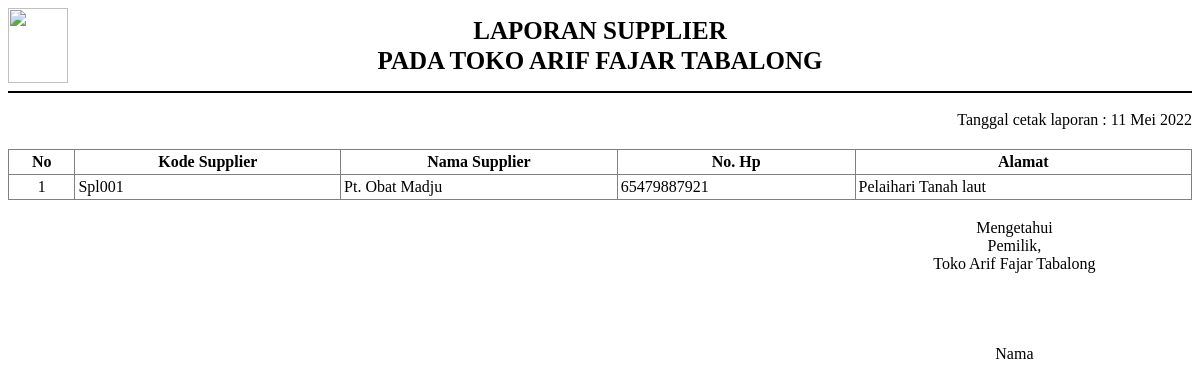
Screenshot of /admin/laporan/supplier.php (signed in) with the database file from the repository.
### tables this page shows
CREATE TABLE `supplier`  (
  `kode_supplier` varchar(20) NOT NULL,
  `nama_supplier` varchar(100) NULL DEFAULT NULL,
  `no_hp` varchar(15) NULL DEFAULT NULL,
  `alamat` text NULL,
  PRIMARY KEY (`kode_supplier`) USING BTREE
);

### config/config.php (called while the page is built, shortened)
<?php
function base_url($url = null)
{
    $base_url = "http://localhost/toko-logistik-obat";
    if ($url != null) {
        return $base_url . "/" . $url;
    } else {
        return $base_url;
    }
}
function tgl_indo($tanggal)
{
    $bulan = array(
        1 =>   'Januari',
        'Februari',
        'Maret',
        'April',
        'Mei',
        'Juni',
        'Juli',
        'Agustus',
        'September',
        'Oktober',
        'November',
        'Desember'
    );
    $pecahkan = explode('-', $tanggal);
    return $pecahkan[2] . ' ' . $bulan[(int) $pecahkan[1]] . ' ' . $pecahkan[0];
}
$no = 1;

### admin/laporan/supplier.php (the view, shortened to what this page needs)
<?php
require_once '../../config/config.php';
?>
<!DOCTYPE html>
<html lang="en">
<head>
</head>
<body>
    <div class="kop">
        <img src="<?= base_url('assets/img/drugstore-icon.png') ?>" width="60" height="75" alt="">
        LAPORAN SUPPLIER <br>
        PADA TOKO ARIF FAJAR TABALONG
        <img src="<?= base_url('assets/img/blank.jpg') ?>" width="60" height="75" alt="">
    </div>
    <hr size="2" color="black">
    <div style="float: right; margin-bottom: 20px; margin-top: 10px;">
        Tanggal cetak laporan : <?= tgl_indo(date('Y-m-d')) ?>
    </div>
    <table border="1" cellpadding="3">
        <thead>
            <tr>
                <th>No</th>
                <th>Kode Supplier</th>
                <th>Nama Supplier</th>
                <th>No. Hp</th>
                <th>Alamat</th>
            </tr>
        </thead>
        <tbody>
            <?php
            $data = $koneksi->query("SELECT * FROM supplier ORDER BY kode_supplier ASC");
            foreach ($data as $row) {
            ?>
                <tr>
                    <td align="center"><?= $no++; ?></td>
                    <td><?= $row['kode_supplier']; ?></td>
                    <td align="left"><?= $row['nama_supplier']; ?></td>
                    <td><?= $row['no_hp']; ?></td>
                    <td align="left"><?= $row['alamat']; ?></td>
                </tr>
            <?php } ?>
        </tbody>
    </table>
    <br>
    <table border="0">
        <tr align="center">
            <td width="70%"></td>
            <td>
                Mengetahui <br>
                Pemilik, <br>
                Toko Arif Fajar Tabalong
                <br><br><br><br><br>
                Nama
            </td>
        </tr>
    </table>
</body>
</html>

### admin/laporan/supplier.php (style rules this page uses)
.kop { justify-content: space-between; font-size: 25px; font-weight: bold; line-height: 30px; text-align: center; position: relative; display: flex; flex-wrap: wrap; align-items: center; }
table { width: 100%; border-collapse: collapse; }
th { vertical-align: middle; }

### rows the page displays
supplier: kode_supplier "Spl001", nama_supplier "Pt. Obat Madju", no_hp "65479887921", alamat "Pelaihari Tanah laut"
